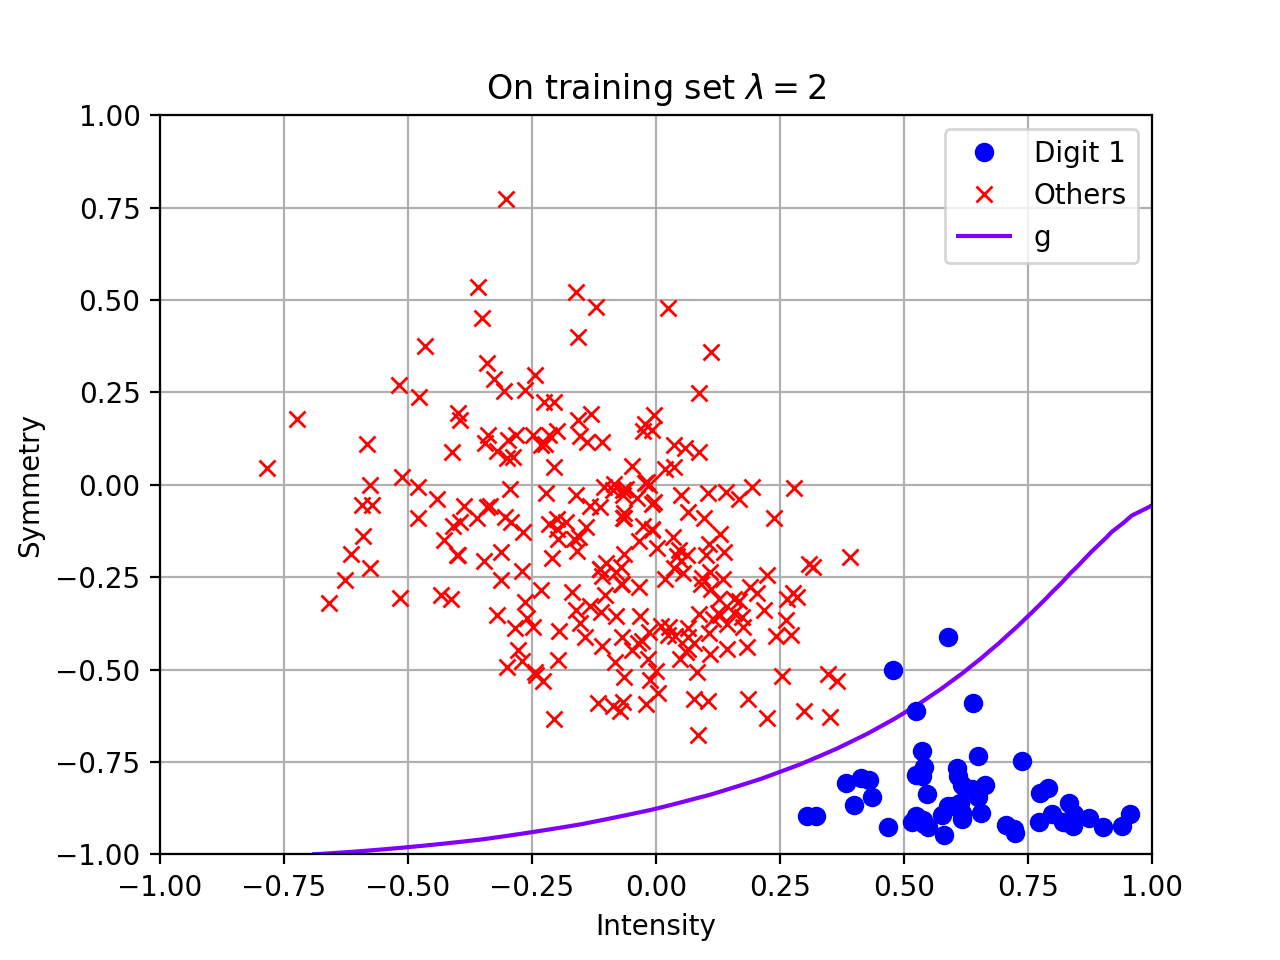

Python code for this plot:
import numpy as np
import matplotlib.pyplot as plt
from random import shuffle

# calculate symmetry about y-axis and x-axis
def getSymmetry(array):
    #"""
    val0 = 0
    for i in range(0,8):
        for j in range(0, 16):
            val0 += abs(float(array[j*16 + i]) - float(array[(j+1)*16 - (i + 1)]))
    val0 /=128
    #"""
    val1 = 0
    for i in range(0,16):
        for j in range(0,8):
            val1 += abs(float(array[j*16 + i]) - float(array[(15 - j)*16 - i]))
    val1 /=128
    return val1 + val0

def getIntensity(array):
    val = 0
    for i in range(0,256):
        val += abs(float(array[i]))
    return val

def comb(d):
    coeff = []
    j = d
    for i in range(d+1):
        coeff.append((j,i))
        j -= 1
    return coeff

def get_coeff(d = 8):
    coeff = []
    for i in range(d+1):
        coeff += comb(i)
    return coeff

def hypothesis(w, x, y, coeff):
    result = 0
    for i in range(len(coeff)):
        result += w[i]*(x**coeff[i][0])*(y**coeff[i][1])
    return result

def nonlinear_t(x, y, coeff):
    pt = []
    for i in range(len(coeff)):
        pt.append((x**coeff[i][0])*(y**coeff[i][1]))
    return list(pt)

def classify():
    ones_x = []
    ones_y = []
    other_x = []
    other_y = []
    xs = []
    ys = []
    ptxm = []
    ptym = []
    #normalization
    #=====================================#

    #new.test
    #ZipDigits.combine
    #f = open('ZipDigits.combine', 'r')
    f = open('new.train', 'r')
    for line in f:
        line = line.split(' ')
        y = getSymmetry(line[1:-1])
        x = getIntensity(line[1:-1])
        xs.append(x)
        ys.append(y)
        if line[0] == '1.0000':
            ones_y.append(y)
            ones_x.append(x)
        else:
            other_y.append(y)
            other_x.append(x)
    f.close()
    f = open('new.test', 'r')
    for line in f:
        line = line.split(' ')
        y = getSymmetry(line[1:-1])
        x = getIntensity(line[1:-1])
        xs.append(x)
        ys.append(y)
    f.close()
    xs = np.array(xs)
    ys = np.array(ys)
    ones_x = np.array(ones_x)
    ones_x = 2 * (ones_x - xs.min())/xs.ptp() - 1
    ones_y = np.array(ones_y)
    ones_y = 2 * (ones_y - ys.min())/ys.ptp() - 1
    other_x = np.array(other_x)
    other_x = 2 * (other_x - xs.min())/xs.ptp() - 1
    other_y = np.array(other_y)
    other_y = 2 * (other_y - ys.min())/ys.ptp() - 1
    ones, = plt.plot(ones_x, ones_y, 'bo', label="Digit 1")
    others, = plt.plot(other_x, other_y, 'rx', label="Others")

    #load data
    #=====================================#
    coeff = get_coeff()
    for i in range(len(ones_x)):
        ptx = nonlinear_t(ones_x[i], ones_y[i], coeff)
        ptxm.append(ptx)
        ptym.append([1])
    for i in range(len(other_y)):
        ptx = nonlinear_t(other_x[i], other_y[i], coeff)
        ptxm.append(ptx)
        ptym.append([-1])

    x_matrix = np.matrix(ptxm)
    y_matrix = np.matrix(ptym)
    z = x_matrix.transpose().dot(x_matrix)
    _lambda = 2
    weight = np.linalg.inv(z + _lambda * np.eye(45)).dot(x_matrix.transpose()).dot(y_matrix)
    w = []
    for _w in weight:
        w.append(_w[0])
    w = np.array(w)


    #
    #=====================================#
    xr=np.linspace(-1,1)
    yr=np.linspace(-1,1)
    X, Y=np.meshgrid(xr, yr)
    Z = hypothesis(w, X,Y, coeff)
    plt.xlabel('Intensity')
    plt.ylabel('Symmetry')
    CS = plt.contour(xr, yr,Z,levels=[0], cmap="rainbow")
    CS.collections[0].set_label('g')
    plt.title("On training set $\lambda = 2$")
    plt.legend(loc='upper right')
    plt.grid()
    plt.show()

if __name__ == "__main__":
    classify()
